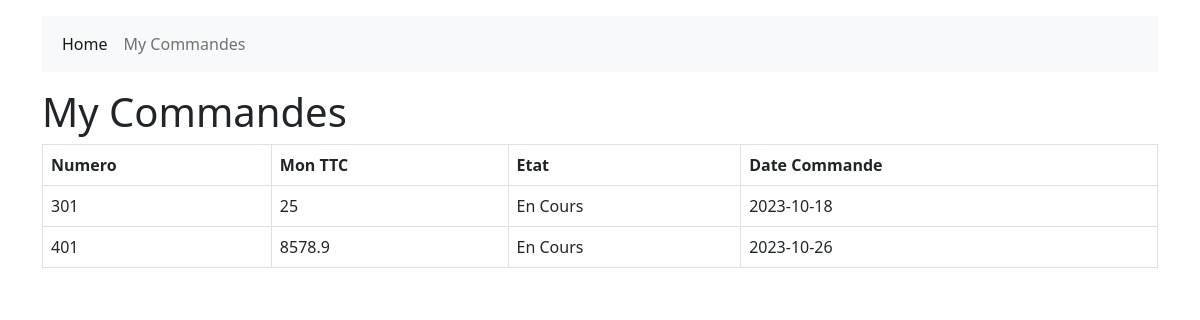
Page /client/my_commande.php on the earlier database version.
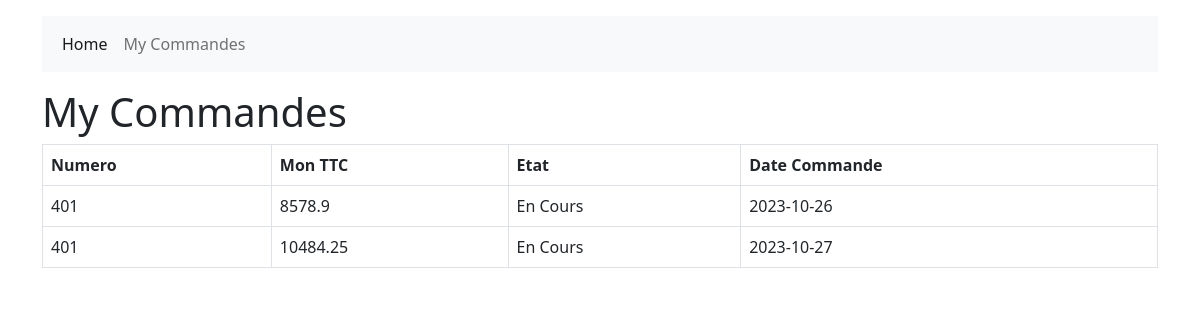
Same page on the later database version.
### tables this page shows
CREATE TABLE `commande` (
  `id` int(11) NOT NULL,
  `num` int(11) NOT NULL,
  `codeclient` int(11) NOT NULL,
  `montantht` double NOT NULL,
  `montva` double NOT NULL,
  `monttc` double NOT NULL,
  `etat` varchar(100) NOT NULL,
  `idpventee` int(11) NOT NULL,
  `datecmd` date NOT NULL,
  `cinclient` varchar(100) NOT NULL,
  `idpointvente` int(11) NOT NULL
);

### client/my_commande.php (the view)
<?php include 'header.php';?>
<div class="container mt-3">
<h1>My Commandes</h1>
  <table class="table table-bordered">
    <thead>
      <tr>
        <th>Numero</th>
        <th>Mon TTC</th>
        <th>Etat</th>
        <th>Date Commande</th>
      </tr>
    </thead>
    <tbody>
      <?php
      include('../db/connexion.php');
      $codeclient=303;
      $sql="SELECT * FROM `commande` WHERE codeclient='$codeclient'";
      $result=$conn->query($sql);
      while($row=mysqli_fetch_array($result,MYSQLI_ASSOC))
      {
      ?>
      <tr>
        <td><?php echo $row['num'];?></td>
        <td><?php echo $row['monttc'];?></td>
        <td><?php echo $row['etat'];?></td>
        <td><?php echo $row['datecmd'];?></td>
      </tr>
      <?php
      }
      ?>
    </tbody>
  </table>
  </div>

Differences in the rows shown:
removed commande: num "301", monttc "25", etat "En Cours", datecmd "2023-10-18"
added commande: num "401", monttc "10484.25", etat "En Cours", datecmd "2023-10-27"
